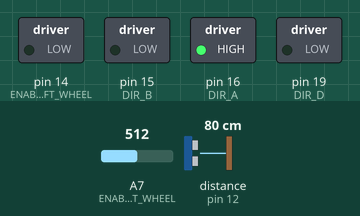
Recording of a sketch running on a simulated Arduino Nano, built with avr-gcc and run on an emulated ATmega328P. Parts: switched loads named in the sketch (green lamp = pin HIGH). The inputs (shaded band) are chosen by the test bench; at power-on: distance to the obstacle (sensor on pin 12) 80 cm, A7 (ENABLE_RIGHT_WHEEL) = 512. The echo pulse lasts 58.3 µs per cm; what the sketch prints to the serial monitor is not drawn.

Above: at 1.2 s.
1.3 s: distance to the obstacle (sensor on pin 12) set to 54 cm
3.1 s: distance to the obstacle (sensor on pin 12) set to 47 cm
At 5.1 s:
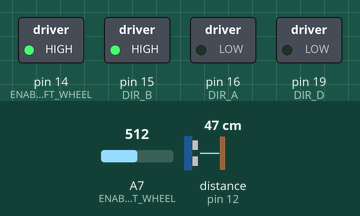
5.4 s: distance to the obstacle (sensor on pin 12) set to 4 cm
7.6 s: distance to the obstacle (sensor on pin 12) set to 2 cm
At 9.0 s:
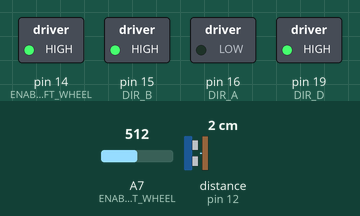
9.9 s: distance to the obstacle (sensor on pin 12) set to 9 cm
At 12.1 s:
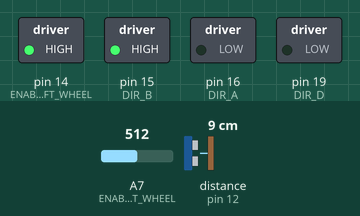
12.4 s: distance to the obstacle (sensor on pin 12) set to 258 cm
At 14.4 s:
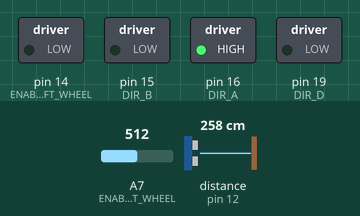
Timing chart, 0 to 15.9 s (numbered marks = the images above; inputs shaded):
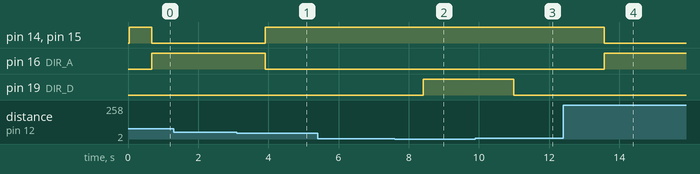

Measured:
- the behaviour switches between 50 and 49 cm on distance to the obstacle (sensor on pin 12) (found by bisection; images 0 and 1)
- the behaviour switches between 3 and 2 cm on distance to the obstacle (sensor on pin 12) (found by bisection; images 1 and 2)
- after the input at 3.1 s, pin 14 (ENABLE_LEFT_WHEEL), pin 15 (DIR_B): LOW → HIGH after 0.81 s; pin 16 (DIR_A): HIGH → LOW after 0.81 s
- after the input at 7.6 s, pin 19 (DIR_D): LOW → HIGH after 0.82 s
- after the input at 9.9 s, pin 19 (DIR_D): HIGH → LOW after 1.1 s
- after the input at 12.4 s, pin 14 (ENABLE_LEFT_WHEEL), pin 15 (DIR_B): HIGH → LOW after 1.2 s; pin 16 (DIR_A): LOW → HIGH after 1.2 s

The sketch:

robot-final.ino
```cpp
/********************************************************************************************
*********************************************************************************************
Lab 3
April 8, 2024
Prathiba
Cheryl
Salvador
This code will combine the dc motor code and fft code we've been working on
to make a two wheeled robot move around a trash can
and make the robot stop when it detects a certain peak frequency
and make the robot start when it detects another specific peak frequency

Taken from arduinoFFT github (code) written by Enrique Condes
*********************************************************************************************
*********************************************************************************************/
// FFT library
#include "arduinoFFT.h"

// including to use object detecting sensor
#include "SR04.h"
// Goes to control of motor connected to robot's front facing left wheel
#define ENABLE_LEFT_WHEEL 14
// DIR_A LOW and DIR_B HIGH makes wheel move forward, use opposite logic to move backward
#define DIR_A 16
#define DIR_B 15
// Goes to control of motor connected to robot's front facing right wheel
#define ENABLE_RIGHT_WHEEL 21
// DIR_C LOW and DIR_D HIGH makes wheel move forward, use opposite logic to move backward
#define DIR_C 20
#define DIR_D 19

// used for object detecting and measuring distance from object
#define TRIG_PIN 12
#define ECHO_PIN 11
SR04 sr04 = SR04(ECHO_PIN,TRIG_PIN);

// FFT define
#define CHANNEL A7
const uint16_t samples = 64; //This value MUST ALWAYS be a power of 2
const double samplingFrequency = 880; //Hz, must be less than 10000 due to ADC // twice of ths signal frequency
unsigned int sampling_period_us;
unsigned long microseconds;

/*
These are the input and output vectors
Input vectors receive computed results from FFT
*/
double vReal[samples];
double vImag[samples];

/* Create FFT object */
arduinoFFT FFT = arduinoFFT(vReal, vImag, samples, samplingFrequency);

#define SCL_INDEX 0x00
#define SCL_TIME 0x01
#define SCL_FREQUENCY 0x02
#define SCL_PLOT 0x03


long a;
int i;
int noteFreq;
bool start = true;
bool stop = false;

void setup() {
  //---set pin direction
  pinMode(ENABLE_LEFT_WHEEL, OUTPUT);
  pinMode(ENABLE_RIGHT_WHEEL, OUTPUT);
  pinMode(DIR_A, OUTPUT);
  pinMode(DIR_B, OUTPUT);
  pinMode(DIR_C, OUTPUT);
  pinMode(DIR_D, OUTPUT);

  // FFT code
  init_Sound_Sensor();
  Serial.begin(115200);
  while(!Serial);
  Serial.println("Ready");

}

void init_Sound_Sensor() //Sound sampling done using FFT
{
   sampling_period_us = round(1000000*(1.0/samplingFrequency));  //sampling_period_us = round(1000000*(1.0/samplingFrequency));
}

int sound_sampling_fft()
{
   /*SAMPLING*/
  microseconds = micros();
  for(int i=0; i<samples; i++)
  {
      vReal[i] = analogRead(CHANNEL);
      vImag[i] = 0;
      while(micros() - microseconds < sampling_period_us){
        //empty loop
      }
      microseconds += sampling_period_us;
  }
  PrintVector(vReal, samples, SCL_TIME);/*  the results of the sampling according to time */
  FFT.Windowing(FFTWindow::Hamming, FFTDirection::Forward);	/* Weigh data */
  PrintVector(vReal, samples, SCL_TIME);
  FFT.Compute(FFTDirection::Forward); /* Compute FFT */
  PrintVector(vReal, samples, SCL_INDEX);
  PrintVector(vImag, samples, SCL_INDEX);
  FFT.ComplexToMagnitude(); /* Compute magnitudes */
  PrintVector(vReal, (samples >> 1), SCL_FREQUENCY);
  double x = FFT.MajorPeak();
  Serial.println(x, 6); //Print out what frequency is the most dominant.

  //  Detect sound is 440hz and would be acceptable +/- 2%
  if((x >= 431.2) && (x <= 448.8))
  {
    noteFreq = 440;
    start = false;
    stop = true;
    return noteFreq; // 440Hz is the stopping frequency
  }
  else if ((x >= 257) && (x < 267))
  {
    noteFreq = 261;
    start = true;
    stop = false;
    return noteFreq; // 261 is the starting frequency
  }
  else {
    noteFreq = 1;
    return noteFreq;
  }

}

bool sound_status;

// both motors 100% duty cycle
void motor_duty_cycle_100() {
  analogWrite(ENABLE_LEFT_WHEEL, 255);
  analogWrite(ENABLE_RIGHT_WHEEL, 255);
}

// both motors 75% duty cycle
void motor_duty_cycle_75() {
  analogWrite(ENABLE_LEFT_WHEEL, 190);
  analogWrite(ENABLE_RIGHT_WHEEL, 190);
}

// both motors 50% duty cycle
void motor_duty_cycle_50() {
  analogWrite(ENABLE_LEFT_WHEEL, 127);
  analogWrite(ENABLE_RIGHT_WHEEL, 127);
}

// both motors 25% duty cycle
void motor_duty_cycle_25() {
  analogWrite(ENABLE_LEFT_WHEEL, 64);
  analogWrite(ENABLE_RIGHT_WHEEL, 64);
}

// left motor 100% duty cycle, right motor 25% duty cycle
void motor_duty_cycle_100_25() {
  analogWrite(ENABLE_LEFT_WHEEL, 255);
  analogWrite(ENABLE_RIGHT_WHEEL, 64);
}

// left motor 100% duty cycle, right motor 50% duty cycle
void motor_duty_cycle_100_50() {
  analogWrite(ENABLE_LEFT_WHEEL, 255);
  analogWrite(ENABLE_RIGHT_WHEEL, 127);
}

// left motor 100% duty cycle, right motor 75% duty cycle
void motor_duty_cycle_100_75() {
  analogWrite(ENABLE_LEFT_WHEEL, 255);
  analogWrite(ENABLE_RIGHT_WHEEL, 190);
}

// left motor 25% duty cycle, right motor 100% duty cycle
void motor_duty_cycle_25_100() {
  analogWrite(ENABLE_LEFT_WHEEL, 64);
  analogWrite(ENABLE_RIGHT_WHEEL, 255);
}

// left motor 50% duty cycle, right motor 100% duty cycle
void motor_duty_cycle_50_100() {
  analogWrite(ENABLE_LEFT_WHEEL, 127);
  analogWrite(ENABLE_RIGHT_WHEEL, 255);
}

// left motor 75% duty cycle, right motor 100% duty cycle
void motor_duty_cycle_75_100() {
  analogWrite(ENABLE_LEFT_WHEEL, 190);
  analogWrite(ENABLE_RIGHT_WHEEL, 255);
}

// right wheel will go cw and left wheel will go ccw
void wheels_forward() {
  digitalWrite(DIR_A, LOW);
  digitalWrite(DIR_B, HIGH);
  digitalWrite(DIR_C, HIGH);
  digitalWrite(DIR_D, LOW);
}

// right wheel will go ccw and left wheel will cw
void wheels_reverse() {
  digitalWrite(DIR_A, HIGH);
  digitalWrite(DIR_B, LOW);
  digitalWrite(DIR_C, LOW);
  digitalWrite(DIR_D, HIGH);
}

// both wheels will go cw
void wheels_clockwise() {
  digitalWrite(DIR_A, HIGH);
  digitalWrite(DIR_B, LOW);
  digitalWrite(DIR_C, HIGH);
  digitalWrite(DIR_D, LOW);
}

// both wheels will go ccw
void wheels_counter_clockwise() {
  digitalWrite(DIR_A, LOW);
  digitalWrite(DIR_B, HIGH);
  digitalWrite(DIR_C, LOW);
  digitalWrite(DIR_D, HIGH);
}

// robot will move forward at the predetermined acceptable speeds
void car_forward(int duty_cycle) {
  switch (duty_cycle) {
    case 100:
      // full power forward
      motor_duty_cycle_100();
      wheels_forward();
    case 75:
      // 3/4 power forward
      motor_duty_cycle_75();
      wheels_forward();
    case 50:
      // 1/2 power forward
      motor_duty_cycle_50();
      wheels_forward();
    case 25:
    // full speed forward
      motor_duty_cycle_25();
      wheels_forward();
  }
}

// car will move backward at the predetermined acceptable speeds
void car_reverse(int duty_cycle) {
  switch (duty_cycle) {
    case 100:
      // full power forward
      motor_duty_cycle_100();
      wheels_reverse();
    case 75:
      // 3/4 power forward
      motor_duty_cycle_75();
      wheels_reverse();
    case 50:
      // 1/2 power forward
      motor_duty_cycle_50();
      wheels_reverse();
    case 25:
    // full speed forward
      motor_duty_cycle_25();
      wheels_reverse();
  }
}

// car will stop by forcing logic out pins to motor drivers low
 void car_stop(){
  digitalWrite(DIR_A,LOW);
  digitalWrite(DIR_B,LOW);
  digitalWrite(DIR_C,LOW);
  digitalWrite(DIR_D,LOW);
}

// both wheels move forward, and they can move at diffeerent speeds to cause tilt with different duty cycles
// you can also move the car forward with not tilt and at different speeds by using the same duty cycle for both ints
void car_forward_tilt (int left_duty_cycle, int right_duty_cycle) {
  if (left_duty_cycle >= 0 && left_duty_cycle <= 255 && right_duty_cycle >= 0 && right_duty_cycle <= 255) {
    analogWrite(ENABLE_LEFT_WHEEL, left_duty_cycle);
    analogWrite(ENABLE_RIGHT_WHEEL, right_duty_cycle);
    wheels_forward();
  }
}

// both wheels move backward, and they can move at diffeerent speeds to cause tilt with different duty cycles
// you can also move the car backward with not tilt and at different speeds by using the same duty cycle for both ints
void car_backward_tilt (int left_duty_cycle, int right_duty_cycle) {
  if (left_duty_cycle >= 0 && left_duty_cycle <= 255 && right_duty_cycle >= 0 && right_duty_cycle <= 255) {
    analogWrite(ENABLE_LEFT_WHEEL, left_duty_cycle);
    analogWrite(ENABLE_RIGHT_WHEEL, right_duty_cycle);
    wheels_reverse();
  }
}

// wheels move clockwise at given duty cycles to turn robot left
void car_turn_left (int left_duty_cycle, int right_duty_cycle) {
  if (left_duty_cycle >= 0 && left_duty_cycle <= 255 && right_duty_cycle >= 0 && right_duty_cycle <= 255) {
    analogWrite(ENABLE_LEFT_WHEEL, left_duty_cycle);
    analogWrite(ENABLE_RIGHT_WHEEL, right_duty_cycle);
    wheels_clockwise();
  }
}

// wheels move counter clockwise at given duty cycles to turn robot right
void car_turn_right (int left_duty_cycle, int right_duty_cycle) {
  if (left_duty_cycle >= 0 && left_duty_cycle <= 255 && right_duty_cycle >= 0 && right_duty_cycle <= 255) {
    analogWrite(ENABLE_LEFT_WHEEL, left_duty_cycle);
    analogWrite(ENABLE_RIGHT_WHEEL, right_duty_cycle);
    wheels_counter_clockwise();
  }
}

void distance_measurement() {
  a=sr04.Distance();
  Serial.print(a);
  Serial.println("cm");
  delay(1000);
  }

// FFT printVector
void PrintVector(double *vData, uint16_t bufferSize, uint8_t scaleType)
{
  for (uint16_t i = 0; i < bufferSize; i++)
  {
    double abscissa;
    /* Print abscissa value */
    switch (scaleType)
    {
      case SCL_INDEX:
        abscissa = (i * 1.0);
  break;
      case SCL_TIME:
        abscissa = ((i * 1.0) / samplingFrequency);
  break;
      case SCL_FREQUENCY:
        abscissa = ((i * 1.0 * samplingFrequency) / samples);
  break;
    }
    Serial.print(abscissa, 6);
    if(scaleType==SCL_FREQUENCY)
      Serial.print("Hz");
    Serial.print(" ");
    Serial.println(vData[i], 4);
  }
  Serial.println();
}

void loop() {

// TODO
// a finite state machine that constantly is checkinf distance from object and adjusting car and or individual wheel speeds to adjust and keep close to object
// detect two specific frequencies to start and stop car
// detect certain distances to finely adjust wheel speeds to stay within a range of object distance
  /*****************************
  ******************************
  states for robot moving
  state 0: stop
  state 1: moving forward 75% duty cycle
  state 2: moving left wheel duty cycle 100, right wheel duty cycle 50
  state 3: moving left wheel duty cycle 100, right wheel duty cycle 25
  state 4:
  state 5: YELLOW
  state 6: RED
  state 7: RED FLASHING
  ******************************
  *****************************/
  // intilaize start-up
  int currentState;
  int nextState;
  nextState = 1;
  long distance;
  distance = sr04.Distance();
  stop = false;
  while (1) {
    currentState = nextState;
    switch (currentState){
      case 0: // come in here to stop car, in case of note C4
        // TODO
        // add a way to start robot with C4 with if statement checking a flag and changing nextState
        car_stop();
        break;
      case 1: // come here to start the car, in case of note A4
        car_forward_tilt(255, 255);
        break;
      case 2: // come here in case getting too close to object
        car_forward_tilt(255, 150);
        break;
      case 3: // come here in case getting too far from object
        car_forward_tilt(130, 255);
        break;
      case 4: // come here if way too close to object
        //car_stop();
        car_turn_right(178, 0);
        //car_forward_tilt(255,150);
        break;
      case 5: // come here if way too far from object
        //car_stop();
        car_turn_left(0, 178);
        //car_forward_tilt(255, 255);
        break;
    }
    distance = sr04.Distance(); // distance measure in cm
    if ((distance >=  10) && (distance < 50)) { // getting a little far from object
      nextState = 3;
    }
    else if ((distance <= 5) && (distance > 2)) { // getting a little close to object
      nextState = 2;
    }
    else if (distance <= 2) { // got way too close to object
      nextState = 4;
    }
    else if (distance >= 50) { // got way too far from object
      nextState = 5;
    }
    else { // at a reasonable distance from object, continue at forward pace
    nextState = 1;
    }
    sound_sampling_fft();
    if (stop == true) {
      nextState = 0;
    }

  }

}
```
